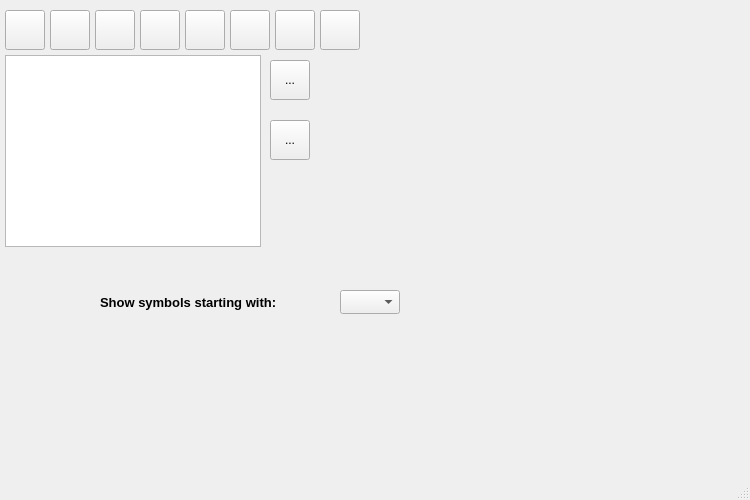
<?xml version="1.0" encoding="UTF-8"?>
<ui version="4.0">
 <class>DataManagerDialog</class>
 <widget class="QDialog" name="DataManagerDialog">
  <property name="windowModality">
   <enum>Qt::ApplicationModal</enum>
  </property>
  <property name="geometry">
   <rect>
    <x>0</x>
    <y>0</y>
    <width>750</width>
    <height>500</height>
   </rect>
  </property>
  <property name="sizePolicy">
   <sizepolicy hsizetype="Preferred" vsizetype="Preferred">
    <horstretch>0</horstretch>
    <verstretch>0</verstretch>
   </sizepolicy>
  </property>
  <property name="minimumSize">
   <size>
    <width>750</width>
    <height>500</height>
   </size>
  </property>
  <property name="baseSize">
   <size>
    <width>790</width>
    <height>450</height>
   </size>
  </property>
  <property name="windowTitle">
   <string>Data Manager</string>
  </property>
  <property name="windowIcon">
   <iconset resource="../resources/ChartGeany.qrc">
    <normaloff>:/png/images/icons/PNG/Window_App_ListView.png</normaloff>:/png/images/icons/PNG/Window_App_ListView.png</iconset>
  </property>
  <property name="autoFillBackground">
   <bool>true</bool>
  </property>
  <property name="sizeGripEnabled">
   <bool>true</bool>
  </property>
  <property name="modal">
   <bool>true</bool>
  </property>
  <widget class="QToolButton" name="importButton">
   <property name="geometry">
    <rect>
     <x>95</x>
     <y>10</y>
     <width>40</width>
     <height>40</height>
    </rect>
   </property>
   <property name="focusPolicy">
    <enum>Qt::NoFocus</enum>
   </property>
   <property name="toolTip">
    <string>Import XLS/CSV</string>
   </property>
   <property name="autoFillBackground">
    <bool>true</bool>
   </property>
   <property name="text">
    <string/>
   </property>
   <property name="icon">
    <iconset resource="../resources/ChartGeany.qrc">
     <normaloff>:/png/images/icons/PNG/File_Upload.png</normaloff>:/png/images/icons/PNG/File_Upload.png</iconset>
   </property>
   <property name="iconSize">
    <size>
     <width>35</width>
     <height>35</height>
    </size>
   </property>
  </widget>
  <widget class="QToolButton" name="downloadButton">
   <property name="geometry">
    <rect>
     <x>50</x>
     <y>10</y>
     <width>40</width>
     <height>40</height>
    </rect>
   </property>
   <property name="focusPolicy">
    <enum>Qt::NoFocus</enum>
   </property>
   <property name="toolTip">
    <string>Download Data</string>
   </property>
   <property name="autoFillBackground">
    <bool>true</bool>
   </property>
   <property name="text">
    <string/>
   </property>
   <property name="icon">
    <iconset resource="../resources/ChartGeany.qrc">
     <normaloff>:/png/images/icons/PNG/Internet_Download.png</normaloff>:/png/images/icons/PNG/Internet_Download.png</iconset>
   </property>
   <property name="iconSize">
    <size>
     <width>35</width>
     <height>35</height>
    </size>
   </property>
  </widget>
  <widget class="QToolButton" name="trashButton">
   <property name="geometry">
    <rect>
     <x>275</x>
     <y>10</y>
     <width>40</width>
     <height>40</height>
    </rect>
   </property>
   <property name="focusPolicy">
    <enum>Qt::NoFocus</enum>
   </property>
   <property name="toolTip">
    <string>Delete</string>
   </property>
   <property name="autoFillBackground">
    <bool>true</bool>
   </property>
   <property name="text">
    <string/>
   </property>
   <property name="icon">
    <iconset resource="../resources/ChartGeany.qrc">
     <normaloff>:/png/images/icons/PNG/Trash_Delete.png</normaloff>:/png/images/icons/PNG/Trash_Delete.png</iconset>
   </property>
   <property name="iconSize">
    <size>
     <width>35</width>
     <height>35</height>
    </size>
   </property>
  </widget>
  <widget class="QToolButton" name="exitButton">
   <property name="geometry">
    <rect>
     <x>320</x>
     <y>10</y>
     <width>40</width>
     <height>40</height>
    </rect>
   </property>
   <property name="focusPolicy">
    <enum>Qt::NoFocus</enum>
   </property>
   <property name="toolTip">
    <string>Exit</string>
   </property>
   <property name="autoFillBackground">
    <bool>true</bool>
   </property>
   <property name="text">
    <string/>
   </property>
   <property name="icon">
    <iconset resource="../resources/ChartGeany.qrc">
     <normaloff>:/png/images/icons/PNG/Exit.png</normaloff>:/png/images/icons/PNG/Exit.png</iconset>
   </property>
   <property name="iconSize">
    <size>
     <width>35</width>
     <height>35</height>
    </size>
   </property>
  </widget>
  <widget class="QToolButton" name="refreshButton">
   <property name="geometry">
    <rect>
     <x>185</x>
     <y>10</y>
     <width>40</width>
     <height>40</height>
    </rect>
   </property>
   <property name="focusPolicy">
    <enum>Qt::NoFocus</enum>
   </property>
   <property name="toolTip">
    <string>Refresh</string>
   </property>
   <property name="autoFillBackground">
    <bool>true</bool>
   </property>
   <property name="text">
    <string/>
   </property>
   <property name="icon">
    <iconset resource="../resources/ChartGeany.qrc">
     <normaloff>:/png/images/icons/PNG/Button_Sync.png</normaloff>:/png/images/icons/PNG/Button_Sync.png</iconset>
   </property>
   <property name="iconSize">
    <size>
     <width>35</width>
     <height>35</height>
    </size>
   </property>
  </widget>
  <widget class="QToolButton" name="updateButton">
   <property name="geometry">
    <rect>
     <x>140</x>
     <y>10</y>
     <width>40</width>
     <height>40</height>
    </rect>
   </property>
   <property name="focusPolicy">
    <enum>Qt::NoFocus</enum>
   </property>
   <property name="toolTip">
    <string>Update</string>
   </property>
   <property name="autoFillBackground">
    <bool>true</bool>
   </property>
   <property name="text">
    <string/>
   </property>
   <property name="icon">
    <iconset resource="../resources/ChartGeany.qrc">
     <normaloff>:/png/images/icons/PNG/Update_Button.png</normaloff>:/png/images/icons/PNG/Update_Button.png</iconset>
   </property>
   <property name="iconSize">
    <size>
     <width>35</width>
     <height>35</height>
    </size>
   </property>
  </widget>
  <widget class="QTableWidget" name="tableWidget">
   <property name="geometry">
    <rect>
     <x>5</x>
     <y>55</y>
     <width>256</width>
     <height>192</height>
    </rect>
   </property>
   <property name="font">
    <font>
     <pointsize>9</pointsize>
     <weight>75</weight>
     <bold>true</bold>
    </font>
   </property>
   <property name="focusPolicy">
    <enum>Qt::ClickFocus</enum>
   </property>
   <property name="editTriggers">
    <set>QAbstractItemView::NoEditTriggers</set>
   </property>
   <property name="tabKeyNavigation">
    <bool>false</bool>
   </property>
   <property name="showDropIndicator" stdset="0">
    <bool>false</bool>
   </property>
   <property name="dragDropOverwriteMode">
    <bool>false</bool>
   </property>
   <property name="selectionBehavior">
    <enum>QAbstractItemView::SelectRows</enum>
   </property>
   <property name="sortingEnabled">
    <bool>true</bool>
   </property>
   <attribute name="horizontalHeaderHighlightSections">
    <bool>false</bool>
   </attribute>
   <attribute name="verticalHeaderVisible">
    <bool>true</bool>
   </attribute>
   <attribute name="verticalHeaderHighlightSections">
    <bool>false</bool>
   </attribute>
  </widget>
  <widget class="QToolButton" name="chartButton">
   <property name="geometry">
    <rect>
     <x>5</x>
     <y>10</y>
     <width>40</width>
     <height>40</height>
    </rect>
   </property>
   <property name="focusPolicy">
    <enum>Qt::NoFocus</enum>
   </property>
   <property name="toolTip">
    <string>Open Chart</string>
   </property>
   <property name="autoFillBackground">
    <bool>true</bool>
   </property>
   <property name="text">
    <string/>
   </property>
   <property name="icon">
    <iconset resource="../resources/ChartGeany.qrc">
     <normaloff>:/png/images/icons/PNG/Chart_Graph.png</normaloff>:/png/images/icons/PNG/Chart_Graph.png</iconset>
   </property>
   <property name="iconSize">
    <size>
     <width>35</width>
     <height>35</height>
    </size>
   </property>
  </widget>
  <widget class="QToolButton" name="browserButton">
   <property name="geometry">
    <rect>
     <x>230</x>
     <y>10</y>
     <width>40</width>
     <height>40</height>
    </rect>
   </property>
   <property name="focusPolicy">
    <enum>Qt::NoFocus</enum>
   </property>
   <property name="toolTip">
    <string>Quote Browser</string>
   </property>
   <property name="autoFillBackground">
    <bool>true</bool>
   </property>
   <property name="text">
    <string/>
   </property>
   <property name="icon">
    <iconset resource="../resources/ChartGeany.qrc">
     <normaloff>:/png/images/icons/PNG/File_Table.png</normaloff>:/png/images/icons/PNG/File_Table.png</iconset>
   </property>
   <property name="iconSize">
    <size>
     <width>35</width>
     <height>35</height>
    </size>
   </property>
  </widget>
  <widget class="QToolButton" name="upToolButton">
   <property name="geometry">
    <rect>
     <x>270</x>
     <y>60</y>
     <width>40</width>
     <height>40</height>
    </rect>
   </property>
   <property name="focusPolicy">
    <enum>Qt::NoFocus</enum>
   </property>
   <property name="toolTip">
    <string>Scroll Up</string>
   </property>
   <property name="autoFillBackground">
    <bool>true</bool>
   </property>
   <property name="text">
    <string>...</string>
   </property>
   <property name="icon">
    <iconset resource="../resources/ChartGeany.qrc">
     <normaloff>:/png/images/icons/PNG/Button_Up.png</normaloff>:/png/images/icons/PNG/Button_Up.png</iconset>
   </property>
   <property name="iconSize">
    <size>
     <width>32</width>
     <height>32</height>
    </size>
   </property>
  </widget>
  <widget class="QToolButton" name="downToolButton">
   <property name="geometry">
    <rect>
     <x>270</x>
     <y>120</y>
     <width>40</width>
     <height>40</height>
    </rect>
   </property>
   <property name="focusPolicy">
    <enum>Qt::NoFocus</enum>
   </property>
   <property name="toolTip">
    <string>Scroll Down</string>
   </property>
   <property name="autoFillBackground">
    <bool>true</bool>
   </property>
   <property name="text">
    <string>...</string>
   </property>
   <property name="icon">
    <iconset resource="../resources/ChartGeany.qrc">
     <normaloff>:/png/images/icons/PNG/Button_Down.png</normaloff>:/png/images/icons/PNG/Button_Down.png</iconset>
   </property>
   <property name="iconSize">
    <size>
     <width>32</width>
     <height>32</height>
    </size>
   </property>
  </widget>
  <widget class="QFrame" name="filterFrame">
   <property name="geometry">
    <rect>
     <x>100</x>
     <y>290</y>
     <width>300</width>
     <height>24</height>
    </rect>
   </property>
   <property name="autoFillBackground">
    <bool>true</bool>
   </property>
   <property name="frameShape">
    <enum>QFrame::StyledPanel</enum>
   </property>
   <property name="frameShadow">
    <enum>QFrame::Raised</enum>
   </property>
   <widget class="QLabel" name="filterLabel">
    <property name="geometry">
     <rect>
      <x>0</x>
      <y>0</y>
      <width>240</width>
      <height>24</height>
     </rect>
    </property>
    <property name="font">
     <font>
      <pointsize>10</pointsize>
      <weight>75</weight>
      <bold>true</bold>
     </font>
    </property>
    <property name="autoFillBackground">
     <bool>true</bool>
    </property>
    <property name="text">
     <string>Show symbols starting with:</string>
    </property>
   </widget>
   <widget class="QComboBox" name="symbolFilterComboBox">
    <property name="geometry">
     <rect>
      <x>240</x>
      <y>0</y>
      <width>60</width>
      <height>24</height>
     </rect>
    </property>
    <property name="palette">
     <palette>
      <active>
       <colorrole role="Light">
        <brush brushstyle="SolidPattern">
         <color alpha="255">
          <red>48</red>
          <green>140</green>
          <blue>198</blue>
         </color>
        </brush>
       </colorrole>
       <colorrole role="BrightText">
        <brush brushstyle="SolidPattern">
         <color alpha="255">
          <red>48</red>
          <green>140</green>
          <blue>198</blue>
         </color>
        </brush>
       </colorrole>
       <colorrole role="Base">
        <brush brushstyle="SolidPattern">
         <color alpha="255">
          <red>48</red>
          <green>140</green>
          <blue>198</blue>
         </color>
        </brush>
       </colorrole>
       <colorrole role="HighlightedText">
        <brush brushstyle="SolidPattern">
         <color alpha="255">
          <red>48</red>
          <green>140</green>
          <blue>198</blue>
         </color>
        </brush>
       </colorrole>
       <colorrole role="NoRole">
        <brush brushstyle="SolidPattern">
         <color alpha="255">
          <red>48</red>
          <green>140</green>
          <blue>198</blue>
         </color>
        </brush>
       </colorrole>
      </active>
      <inactive>
       <colorrole role="Light">
        <brush brushstyle="SolidPattern">
         <color alpha="255">
          <red>48</red>
          <green>140</green>
          <blue>198</blue>
         </color>
        </brush>
       </colorrole>
       <colorrole role="BrightText">
        <brush brushstyle="SolidPattern">
         <color alpha="255">
          <red>48</red>
          <green>140</green>
          <blue>198</blue>
         </color>
        </brush>
       </colorrole>
       <colorrole role="Base">
        <brush brushstyle="SolidPattern">
         <color alpha="255">
          <red>48</red>
          <green>140</green>
          <blue>198</blue>
         </color>
        </brush>
       </colorrole>
       <colorrole role="HighlightedText">
        <brush brushstyle="SolidPattern">
         <color alpha="255">
          <red>48</red>
          <green>140</green>
          <blue>198</blue>
         </color>
        </brush>
       </colorrole>
       <colorrole role="NoRole">
        <brush brushstyle="SolidPattern">
         <color alpha="255">
          <red>48</red>
          <green>140</green>
          <blue>198</blue>
         </color>
        </brush>
       </colorrole>
      </inactive>
      <disabled>
       <colorrole role="Light">
        <brush brushstyle="SolidPattern">
         <color alpha="255">
          <red>48</red>
          <green>140</green>
          <blue>198</blue>
         </color>
        </brush>
       </colorrole>
       <colorrole role="BrightText">
        <brush brushstyle="SolidPattern">
         <color alpha="255">
          <red>48</red>
          <green>140</green>
          <blue>198</blue>
         </color>
        </brush>
       </colorrole>
       <colorrole role="Base">
        <brush brushstyle="SolidPattern">
         <color alpha="255">
          <red>255</red>
          <green>255</green>
          <blue>255</blue>
         </color>
        </brush>
       </colorrole>
       <colorrole role="HighlightedText">
        <brush brushstyle="SolidPattern">
         <color alpha="255">
          <red>48</red>
          <green>140</green>
          <blue>198</blue>
         </color>
        </brush>
       </colorrole>
       <colorrole role="NoRole">
        <brush brushstyle="SolidPattern">
         <color alpha="255">
          <red>48</red>
          <green>140</green>
          <blue>198</blue>
         </color>
        </brush>
       </colorrole>
      </disabled>
     </palette>
    </property>
    <property name="font">
     <font>
      <pointsize>10</pointsize>
      <weight>75</weight>
      <bold>true</bold>
     </font>
    </property>
    <property name="focusPolicy">
     <enum>Qt::ClickFocus</enum>
    </property>
    <property name="autoFillBackground">
     <bool>true</bool>
    </property>
    <property name="maxVisibleItems">
     <number>12</number>
    </property>
   </widget>
  </widget>
 </widget>
 <resources>
  <include location="../resources/ChartGeany.qrc"/>
 </resources>
 <connections/>
</ui>
